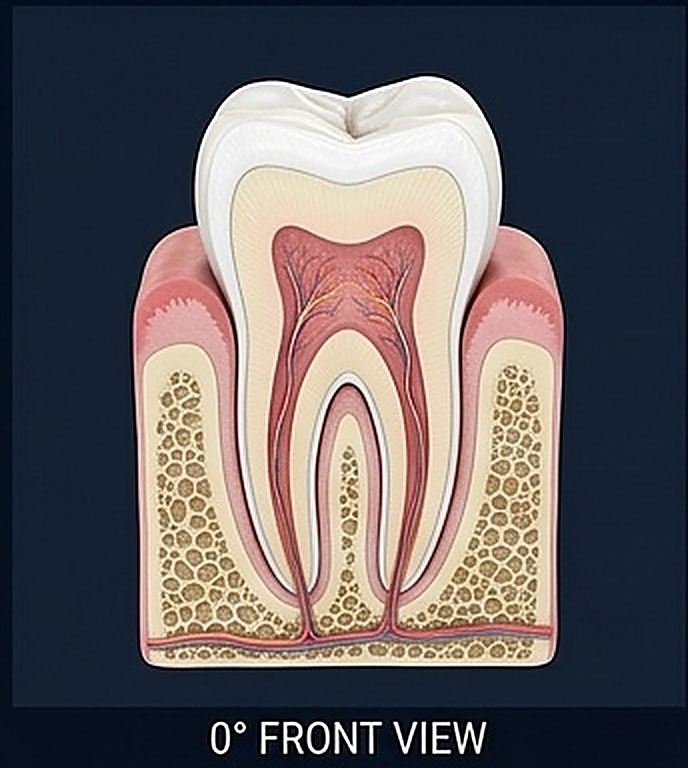
#> input picture assets/img/secuencia_360/paso_1_0deg_frontal_corte.jpg, 688 x 768 px, found by its file name
$ python measure_tooth.py
#> lines starting #> are read from the running program, lines starting #| are printed output that depends on the picture; after the words box and inside, x2 and y2 are one past the last pixel; in counts of white or black regions, pixels touching at a corner belong together
import numpy as np
from PIL import Image

# The tooth images in assets/img/secuencia_360/ are 400x400
img = Image.open('assets/img/secuencia_360/paso_1_0deg_frontal_corte.jpg').convert('RGB')
#> img is the input picture: PIL image 688x768 RGB; mean R, G, B 99.3, 93.4, 95.5
arr = np.asarray(img)

mask = np.any(arr < 240, axis=2)
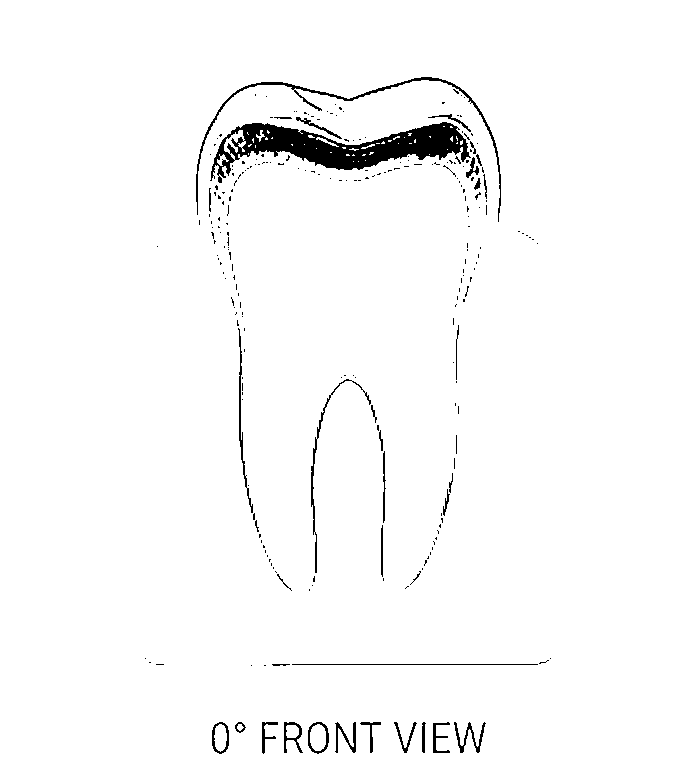
#> mask: shape (768, 688) bool; 97.6% white; 248 black regions (212 under 20 px), largest, box (x1, y1, x2, y2) and area: (210, 122, 471, 183) 6353, (196, 77, 501, 222) 1293, (311, 379, 371, 573) 472
rows = np.any(mask, axis=1)
cols = np.any(mask, axis=0)

min_y, max_y = np.where(rows)[0][[0, -1]]
#> min_y = 0; max_y = 767
min_x, max_x = np.where(cols)[0][[0, -1]]
#> min_x = 0; max_x = 687

print(f"Tooth bounding box in 400x400 image:")
print(f"X: {min_x}..{max_x} (center: {(min_x + max_x)/2} px, {(min_x + max_x)/8.0:.1f}%)")
#| X: 0..687 (center: 343.5 px, 85.9%)
print(f"Y: {min_y}..{max_y} (height: {max_y - min_y} px, {(min_y)/4.0:.1f}% to {(max_y)/4.0:.1f}%)")
#| Y: 0..767 (height: 767 px, 0.0% to 191.8%)
print(f"Crown top: {min_y} px ({min_y/4.0:.1f}%)")
#| Crown top: 0 px (0.0%)
print(f"Root apex: {max_y} px ({max_y/4.0:.1f}%)")
#| Root apex: 767 px (191.8%)

$ run again, with assets/img/secuencia_360/paso_2_45deg_vestibular_mesial.jpg copied over assets/img/secuencia_360/paso_1_0deg_frontal_corte.jpg
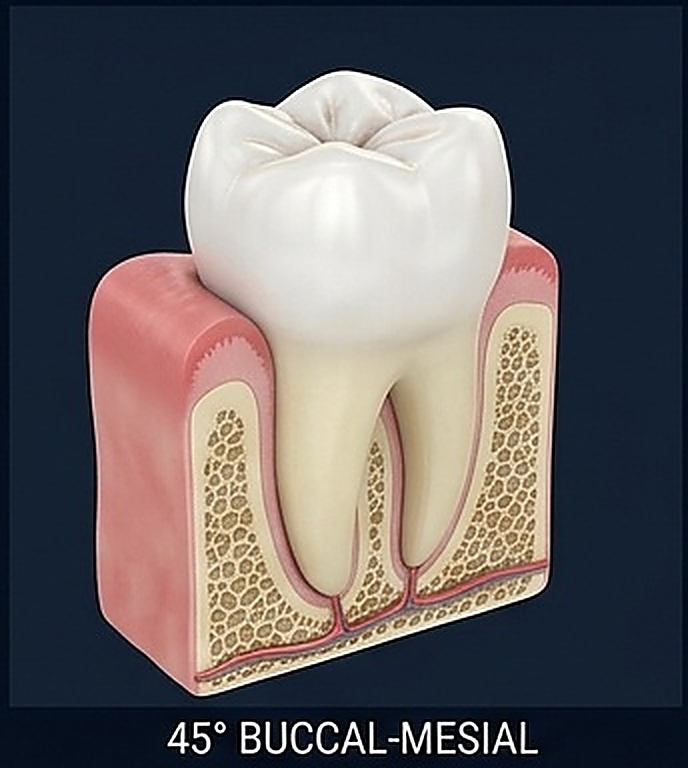
#> input picture assets/img/secuencia_360/paso_2_45deg_vestibular_mesial.jpg, 688 x 768 px, found by its file name
#> img is the input picture: PIL image 688x768 RGB; mean R, G, B 100.9, 95.9, 97.6
#> `mask = np.any(arr < 240, axis=2)`:
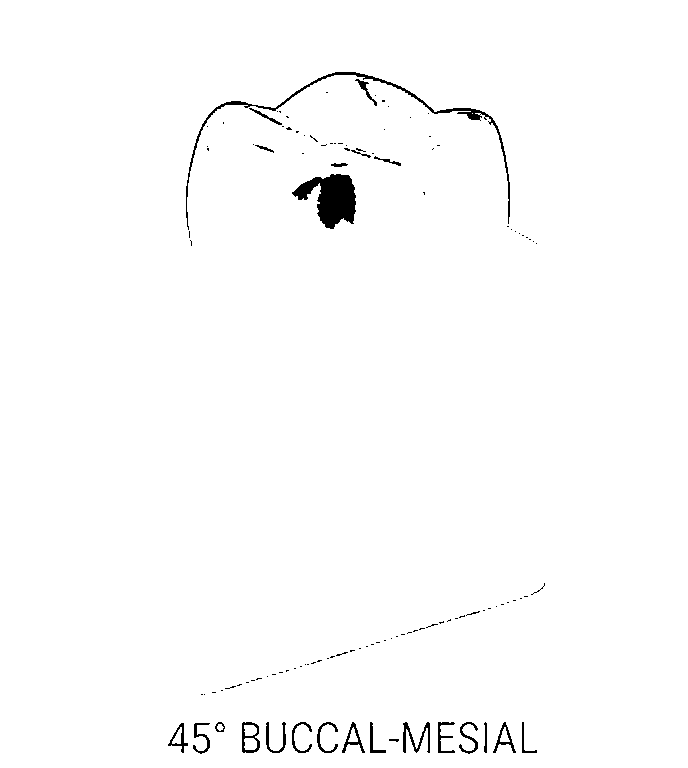
#> mask: shape (768, 688) bool; 98.7% white; 117 black regions (93 under 20 px), largest, box (x1, y1, x2, y2) and area: (292, 174, 356, 229) 1990, (186, 72, 510, 230) 1405, (403, 722, 430, 753) 289
#> min_y = 0; max_y = 767
#> min_x = 0; max_x = 687
#| X: 0..687 (center: 343.5 px, 85.9%)
#| Y: 0..767 (height: 767 px, 0.0% to 191.8%)
#| Crown top: 0 px (0.0%)
#| Root apex: 767 px (191.8%)
